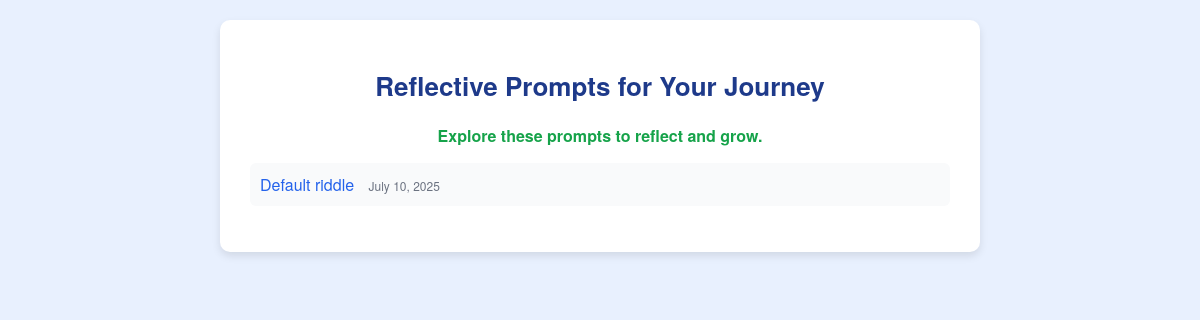
The app's page /, older data.
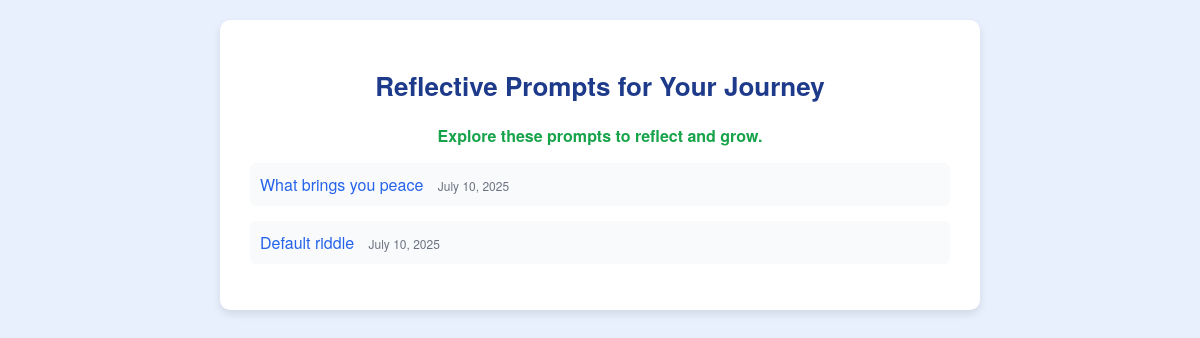
The same page, newer data.
### riddles/models.py (models this page shows, shortened)
class Riddle(models.Model):
    text = models.CharField(max_length=200)
    created_at = models.DateTimeField(auto_now_add=True)
    class Meta:
        verbose_name = "Reflective Prompt"
        verbose_name_plural = "Reflective Prompts"

### riddles/views.py (the view)
# urls.py: path('', views.index, name='home'),  # Added root URL to riddles index
def index(request):
    latest_riddles = Riddle.objects.order_by('-created_at')[:5]
    context = {
        'latest_riddles': latest_riddles,
        'message': 'Explore these prompts to reflect and grow.'
    }
    return render(request, 'riddles/index.html', context)

### riddles/templates/riddles/index.html
{% load static %}
<link rel="stylesheet" type="text/css" href="{% static 'riddles/main.css' %}" />
<div class="container">
    <h1>Reflective Prompts for Your Journey</h1>
    {% if message %}
        <p class="message">{{ message }}</p>
    {% endif %}
    {% if latest_riddles %}
        <ul class="prompt-list">
            {% for riddle in latest_riddles %}
                <li>
                    <a href="{% url 'riddles:answer' riddle.id %}" class="prompt-link">
                        {{ riddle.text }}
                    </a>
                    <span class="prompt-date">{{ riddle.created_at|date:"F j, Y" }}</span>
                </li>
            {% endfor %}
        </ul>
    {% else %}
        <p>No prompts are available right now. Check back soon!</p>
    {% endif %}
</div>

Row changes from the older to the newer data that the page shows:
added Riddle: text "What brings you peace", created_at "July 10, 2025"
